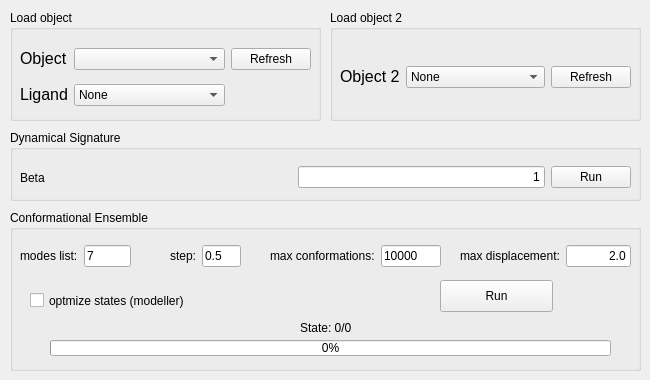
   <widget class="QWidget" name="nrgten_page">
    <widget class="QGroupBox" name="groupBox_22">
     <property name="geometry">
      <rect>
       <x>10</x>
       <y>210</y>
       <width>631</width>
       <height>161</height>
      </rect>
     </property>
     <property name="title">
      <string>Conformational Ensemble</string>
     </property>
     <widget class="QPushButton" name="NRGten_conf_ensem_pushButton">
      <property name="geometry">
       <rect>
        <x>430</x>
        <y>70</y>
        <width>113</width>
        <height>32</height>
       </rect>
      </property>
      <property name="text">
       <string>Run</string>
      </property>
     </widget>
     <widget class="QWidget" name="layoutWidget_4">
      <property name="geometry">
       <rect>
        <x>160</x>
        <y>30</y>
        <width>71</width>
        <height>33</height>
       </rect>
      </property>
      <layout class="QHBoxLayout" name="horizontalLayout_16">
       <item>
        <widget class="QLabel" name="label_57">
         <property name="text">
          <string>&lt;html&gt;&lt;head/&gt;&lt;body&gt;&lt;p&gt;step:&lt;/p&gt;&lt;/body&gt;&lt;/html&gt;</string>
         </property>
        </widget>
       </item>
       <item>
        <widget class="QLineEdit" name="NRGten_step_lineEdit">
         <property name="text">
          <string>0.5</string>
         </property>
        </widget>
       </item>
      </layout>
     </widget>
     <widget class="QWidget" name="layoutWidget_5">
      <property name="geometry">
       <rect>
        <x>10</x>
        <y>30</y>
        <width>111</width>
        <height>33</height>
       </rect>
      </property>
      <layout class="QHBoxLayout" name="horizontalLayout_17">
       <item>
        <widget class="QLabel" name="label_58">
         <property name="text">
          <string>&lt;html&gt;&lt;head/&gt;&lt;body&gt;&lt;p&gt;modes list:&lt;/p&gt;&lt;/body&gt;&lt;/html&gt;</string>
         </property>
        </widget>
       </item>
       <item>
        <widget class="QLineEdit" name="NRGten_modes_lineEdit">
         <property name="text">
          <string>7</string>
         </property>
        </widget>
       </item>
      </layout>
     </widget>
     <widget class="QWidget" name="layoutWidget_6">
      <property name="geometry">
       <rect>
        <x>260</x>
        <y>30</y>
        <width>171</width>
        <height>33</height>
       </rect>
      </property>
      <layout class="QHBoxLayout" name="horizontalLayout_18">
       <item>
        <widget class="QLabel" name="label_59">
         <property name="text">
          <string>&lt;html&gt;&lt;head/&gt;&lt;body&gt;&lt;p&gt;max conformations:&lt;/p&gt;&lt;/body&gt;&lt;/html&gt;</string>
         </property>
        </widget>
       </item>
       <item>
        <widget class="QLineEdit" name="NRGten_max_conf_lineEdit">
         <property name="text">
          <string>10000</string>
         </property>
        </widget>
       </item>
      </layout>
     </widget>
     <widget class="QWidget" name="layoutWidget_7">
      <property name="geometry">
       <rect>
        <x>450</x>
        <y>30</y>
        <width>171</width>
        <height>33</height>
       </rect>
      </property>
      <layout class="QHBoxLayout" name="horizontalLayout_20">
       <item>
        <widget class="QLabel" name="label_60">
         <property name="text">
          <string>&lt;html&gt;&lt;head/&gt;&lt;body&gt;&lt;p&gt;max displacement:&lt;/p&gt;&lt;/body&gt;&lt;/html&gt;</string>
         </property>
        </widget>
       </item>
       <item>
        <widget class="QLineEdit" name="NRGten_max_dis_lineEdit">
         <property name="text">
          <string>2.0</string>
         </property>
         <property name="alignment">
          <set>Qt::AlignRight|Qt::AlignTrailing|Qt::AlignVCenter</set>
         </property>
        </widget>
       </item>
      </layout>
     </widget>
     <widget class="QCheckBox" name="NRGten_optmizestates">
      <property name="geometry">
       <rect>
        <x>20</x>
        <y>80</y>
        <width>181</width>
        <height>21</height>
       </rect>
      </property>
      <property name="text">
       <string>optmize states (modeller)</string>
      </property>
     </widget>
     <widget class="QLabel" name="NRGten_label">
      <property name="geometry">
       <rect>
        <x>290</x>
        <y>110</y>
        <width>211</width>
        <height>16</height>
       </rect>
      </property>
      <property name="text">
       <string>State: 0/0</string>
      </property>
     </widget>
     <widget class="QProgressBar" name="NRGten_progress">
      <property name="geometry">
       <rect>
        <x>40</x>
        <y>130</y>
        <width>561</width>
        <height>16</height>
       </rect>
      </property>
      <property name="autoFillBackground">
       <bool>false</bool>
      </property>
      <property name="maximum">
       <number>500</number>
      </property>
      <property name="value">
       <number>0</number>
      </property>
      <property name="textVisible">
       <bool>true</bool>
      </property>
     </widget>
    </widget>
    <widget class="QGroupBox" name="groupBox_19">
     <property name="geometry">
      <rect>
       <x>10</x>
       <y>10</y>
       <width>311</width>
       <height>111</height>
      </rect>
     </property>
     <property name="title">
      <string>Load object</string>
     </property>
     <widget class="QWidget" name="layoutWidget_2">
      <property name="geometry">
       <rect>
        <x>10</x>
        <y>30</y>
        <width>291</width>
        <height>74</height>
       </rect>
      </property>
      <layout class="QGridLayout" name="gridLayout_15">
       <item row="0" column="0">
        <widget class="QLabel" name="label_52">
         <property name="text">
          <string>&lt;html&gt;&lt;head/&gt;&lt;body&gt;&lt;p&gt;&lt;span style=&quot; font-size:12pt;&quot;&gt;Object&lt;/span&gt;&lt;/p&gt;&lt;/body&gt;&lt;/html&gt;</string>
         </property>
        </widget>
       </item>
       <item row="0" column="2">
        <widget class="QPushButton" name="NRGten_target_refresh">
         <property name="sizePolicy">
          <sizepolicy hsizetype="Maximum" vsizetype="Fixed">
           <horstretch>0</horstretch>
           <verstretch>0</verstretch>
          </sizepolicy>
         </property>
         <property name="text">
          <string>Refresh</string>
         </property>
        </widget>
       </item>
       <item row="0" column="1">
        <widget class="QComboBox" name="NRGten_select_target">
         <property name="sizePolicy">
          <sizepolicy hsizetype="Expanding" vsizetype="Fixed">
           <horstretch>0</horstretch>
           <verstretch>0</verstretch>
          </sizepolicy>
         </property>
        </widget>
       </item>
       <item row="1" column="0">
        <widget class="QLabel" name="label_53">
         <property name="text">
          <string>&lt;html&gt;&lt;head/&gt;&lt;body&gt;&lt;p&gt;&lt;span style=&quot; font-size:12pt;&quot;&gt;Ligand&lt;/span&gt;&lt;/p&gt;&lt;/body&gt;&lt;/html&gt;</string>
         </property>
        </widget>
       </item>
       <item row="1" column="1">
        <widget class="QComboBox" name="NRGten_select_ligand">
         <property name="sizePolicy">
          <sizepolicy hsizetype="Minimum" vsizetype="Fixed">
           <horstretch>0</horstretch>
           <verstretch>0</verstretch>
          </sizepolicy>
         </property>
         <item>
          <property name="text">
           <string>None</string>
          </property>
         </item>
        </widget>
       </item>
      </layout>
     </widget>
    </widget>
    <widget class="QGroupBox" name="groupBox_21">
     <property name="geometry">
      <rect>
       <x>10</x>
       <y>130</y>
       <width>631</width>
       <height>71</height>
      </rect>
     </property>
     <property name="title">
      <string>Dynamical Signature</string>
     </property>
     <widget class="QWidget" name="layoutWidget_8">
      <property name="geometry">
       <rect>
        <x>10</x>
        <y>30</y>
        <width>611</width>
        <height>35</height>
       </rect>
      </property>
      <layout class="QHBoxLayout" name="horizontalLayout_10">
       <item>
        <widget class="QLabel" name="label_56">
         <property name="text">
          <string>Beta</string>
         </property>
        </widget>
       </item>
       <item>
        <spacer name="horizontalSpacer_2">
         <property name="orientation">
          <enum>Qt::Horizontal</enum>
         </property>
         <property name="sizeHint" stdset="0">
          <size>
           <width>40</width>
           <height>20</height>
          </size>
         </property>
        </spacer>
       </item>
       <item>
        <widget class="QLineEdit" name="NRGten_dynasig_lineEdit">
         <property name="text">
          <string>1</string>
         </property>
         <property name="alignment">
          <set>Qt::AlignRight|Qt::AlignTrailing|Qt::AlignVCenter</set>
         </property>
        </widget>
       </item>
       <item>
        <widget class="QPushButton" name="NRGten_dynasig_pushButton">
         <property name="text">
          <string>Run</string>
         </property>
        </widget>
       </item>
      </layout>
     </widget>
    </widget>
    <widget class="QGroupBox" name="groupBox_23">
     <property name="geometry">
      <rect>
       <x>330</x>
       <y>10</y>
       <width>311</width>
       <height>111</height>
      </rect>
     </property>
     <property name="title">
      <string>Load object 2</string>
     </property>
     <widget class="QWidget" name="layoutWidget_9">
      <property name="geometry">
       <rect>
        <x>10</x>
        <y>30</y>
        <width>291</width>
        <height>74</height>
       </rect>
      </property>
      <layout class="QGridLayout" name="gridLayout_20">
       <item row="0" column="2">
        <widget class="QPushButton" name="NRGten_target_refresh_2">
         <property name="sizePolicy">
          <sizepolicy hsizetype="Maximum" vsizetype="Fixed">
           <horstretch>0</horstretch>
           <verstretch>0</verstretch>
          </sizepolicy>
         </property>
         <property name="text">
          <string>Refresh</string>
         </property>
        </widget>
       </item>
       <item row="0" column="1">
        <widget class="QComboBox" name="NRGten_select_target_2">
         <property name="sizePolicy">
          <sizepolicy hsizetype="Expanding" vsizetype="Fixed">
           <horstretch>0</horstretch>
           <verstretch>0</verstretch>
          </sizepolicy>
         </property>
         <item>
          <property name="text">
           <string>None</string>
          </property>
         </item>
        </widget>
       </item>
       <item row="0" column="0">
        <widget class="QLabel" name="label_62">
         <property name="text">
          <string>&lt;html&gt;&lt;head/&gt;&lt;body&gt;&lt;p&gt;&lt;span style=&quot; font-size:12pt;&quot;&gt;Object 2&lt;/span&gt;&lt;/p&gt;&lt;/body&gt;&lt;/html&gt;</string>
         </property>
        </widget>
       </item>
      </layout>
     </widget>
    </widget>
   </widget>
